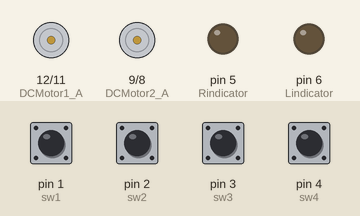
Bench run of a sketch on a simulated Arduino Uno, built with avr-gcc and run on an emulated ATmega328P. On the bench: motor-driver pin pairs drawn as motors (green arrow = first pin HIGH = forward, orange = second pin HIGH = backward, longer = more drive, scaled by the enable pin), output pins drawn as LEDs (lit = HIGH). The test bench sets the inputs (shaded band); at power-on: pin 1 (sw1), pin 2 (sw2), pin 3 (sw3), pin 4 (sw4) LOW.

Above: at 1.2 s.
1.3 s: pin 1 (sw1) pulled HIGH for 0.15 s
At 2.1 s:
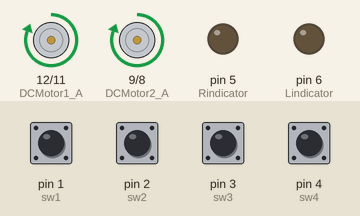
3.8 s: pin 2 (sw2) pulled HIGH for 0.15 s
At 4.4 s:
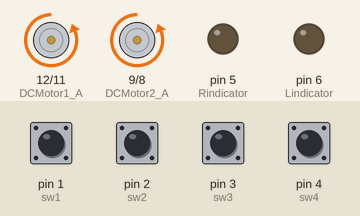
6.3 s: pin 3 (sw3) pulled HIGH for 0.15 s
At 7.1 s:
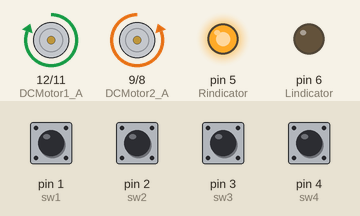
8.8 s: pin 4 (sw4) pulled HIGH for 0.15 s
At 9.4 s:
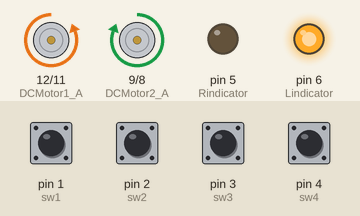
Timing chart, 0 to 11.8 s (numbered marks = the images above; inputs shaded):
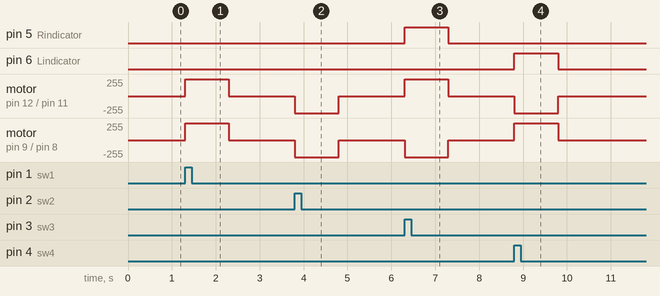

The sketch:

3DCMotor4.ino.ino
```cpp
int DCMotor1_EN = 13;
int DCMotor1_A  = 12;
int DCMotor1_B  = 11;

int DCMotor2_EN = 10;
int DCMotor2_A  = 9;
int DCMotor2_B  = 8;

int sw1 = 1;
int sw2 = 2;
int sw3 = 3;
int sw4 = 4;
int Rindicator = 5;
int Lindicator = 6;


void setup ()
{

 pinMode(Rindicator, OUTPUT);
 pinMode(Lindicator, OUTPUT);

 pinMode(DCMotor1_EN ,OUTPUT);
 pinMode(DCMotor1_A  ,OUTPUT);
 pinMode(DCMotor1_B  ,OUTPUT);

 pinMode(DCMotor2_EN ,OUTPUT);
 pinMode(DCMotor2_A  ,OUTPUT);
 pinMode(DCMotor2_B  ,OUTPUT);

 pinMode(sw1, INPUT);
 pinMode(sw2, INPUT);
 pinMode(sw3, INPUT);
 pinMode(sw4, INPUT);

}

void loop()
{
  if(HIGH == digitalRead(sw1))
  {
   digitalWrite(DCMotor1_EN, HIGH);
   digitalWrite(DCMotor1_A,  HIGH);
   digitalWrite(DCMotor1_B,  LOW);
   digitalWrite(DCMotor2_EN, HIGH);
   digitalWrite(DCMotor2_A,  HIGH);
   digitalWrite(DCMotor2_B,  LOW);
   delay(1000);
   digitalWrite(DCMotor1_EN, LOW);
   digitalWrite(DCMotor1_A,  LOW);
   digitalWrite(DCMotor1_B,  LOW);
   digitalWrite(DCMotor2_EN, LOW);
   digitalWrite(DCMotor2_A,  LOW);
   digitalWrite(DCMotor2_B,  LOW);
   delay(100);
  }
   if(HIGH == digitalRead(sw2))
   {
    digitalWrite(DCMotor1_EN, HIGH);
    digitalWrite(DCMotor1_A,  LOW);
    digitalWrite(DCMotor1_B,  HIGH);
    digitalWrite(DCMotor2_EN, HIGH);
    digitalWrite(DCMotor2_A,  LOW);
    digitalWrite(DCMotor2_B,  HIGH);
    delay(1000);
    digitalWrite(DCMotor1_EN, LOW);
    digitalWrite(DCMotor1_A,  LOW);
    digitalWrite(DCMotor1_B,  LOW);
    digitalWrite(DCMotor2_EN, LOW);
    digitalWrite(DCMotor2_A,  LOW);
    digitalWrite(DCMotor2_B,  LOW);
    delay(100);
   }
   if(HIGH == digitalRead(sw3))
  {
   digitalWrite(Rindicator, HIGH);
   digitalWrite(DCMotor1_EN, HIGH);
   digitalWrite(DCMotor1_A,  HIGH);
   digitalWrite(DCMotor1_B,  LOW);
   digitalWrite(DCMotor2_EN, HIGH);
   digitalWrite(DCMotor2_A,  LOW);
   digitalWrite(DCMotor2_B,  HIGH);
   delay(1000);
   digitalWrite(Rindicator, LOW);
   digitalWrite(DCMotor1_EN, LOW);
   digitalWrite(DCMotor1_A,  LOW);
   digitalWrite(DCMotor1_B,  LOW);
   digitalWrite(DCMotor2_EN, LOW);
   digitalWrite(DCMotor2_A,  LOW);
   digitalWrite(DCMotor2_B,  LOW);
   delay(100);
  }
   if(HIGH == digitalRead(sw4))
   {
   digitalWrite(Lindicator, HIGH);
   digitalWrite(DCMotor1_EN, HIGH);
   digitalWrite(DCMotor1_A,  LOW);
   digitalWrite(DCMotor1_B,  HIGH);
   digitalWrite(DCMotor2_EN, HIGH);
   digitalWrite(DCMotor2_A,  HIGH);
   digitalWrite(DCMotor2_B,  LOW);
   delay(1000);
   digitalWrite(Lindicator, LOW);
   digitalWrite(DCMotor1_EN, LOW);
   digitalWrite(DCMotor1_A,  LOW);
   digitalWrite(DCMotor1_B,  LOW);
   digitalWrite(DCMotor2_EN, LOW);
   digitalWrite(DCMotor2_A,  LOW);
   digitalWrite(DCMotor2_B,  LOW);
   delay(100);
   }
}
```

Measured:
- after the input at 1.3 s, motor on pin 12 (DCMotor1_A) / pin 11 (DCMotor1_B), motor on pin 9 (DCMotor2_A) / pin 8 (DCMotor2_B): stopped → forward 255/255 at once, → stopped 1.0 s later
- after the input at 3.8 s, motor on pin 12 (DCMotor1_A) / pin 11 (DCMotor1_B), motor on pin 9 (DCMotor2_A) / pin 8 (DCMotor2_B): stopped → backward 255/255 at once, → stopped 1.0 s later
- after the input at 6.3 s, pin 5 (Rindicator): LOW → HIGH at once, → LOW 1.0 s later; motor on pin 12 (DCMotor1_A) / pin 11 (DCMotor1_B): stopped → forward 255/255 at once, → stopped 1.0 s later; motor on pin 9 (DCMotor2_A) / pin 8 (DCMotor2_B): stopped → backward 255/255 at once, → stopped 1.0 s later
- after the input at 8.8 s, pin 6 (Lindicator): LOW → HIGH at once, → LOW 1.0 s later; motor on pin 12 (DCMotor1_A) / pin 11 (DCMotor1_B): stopped → backward 255/255 at once, → stopped 1.0 s later; motor on pin 9 (DCMotor2_A) / pin 8 (DCMotor2_B): stopped → forward 255/255 at once, → stopped 1.0 s later
